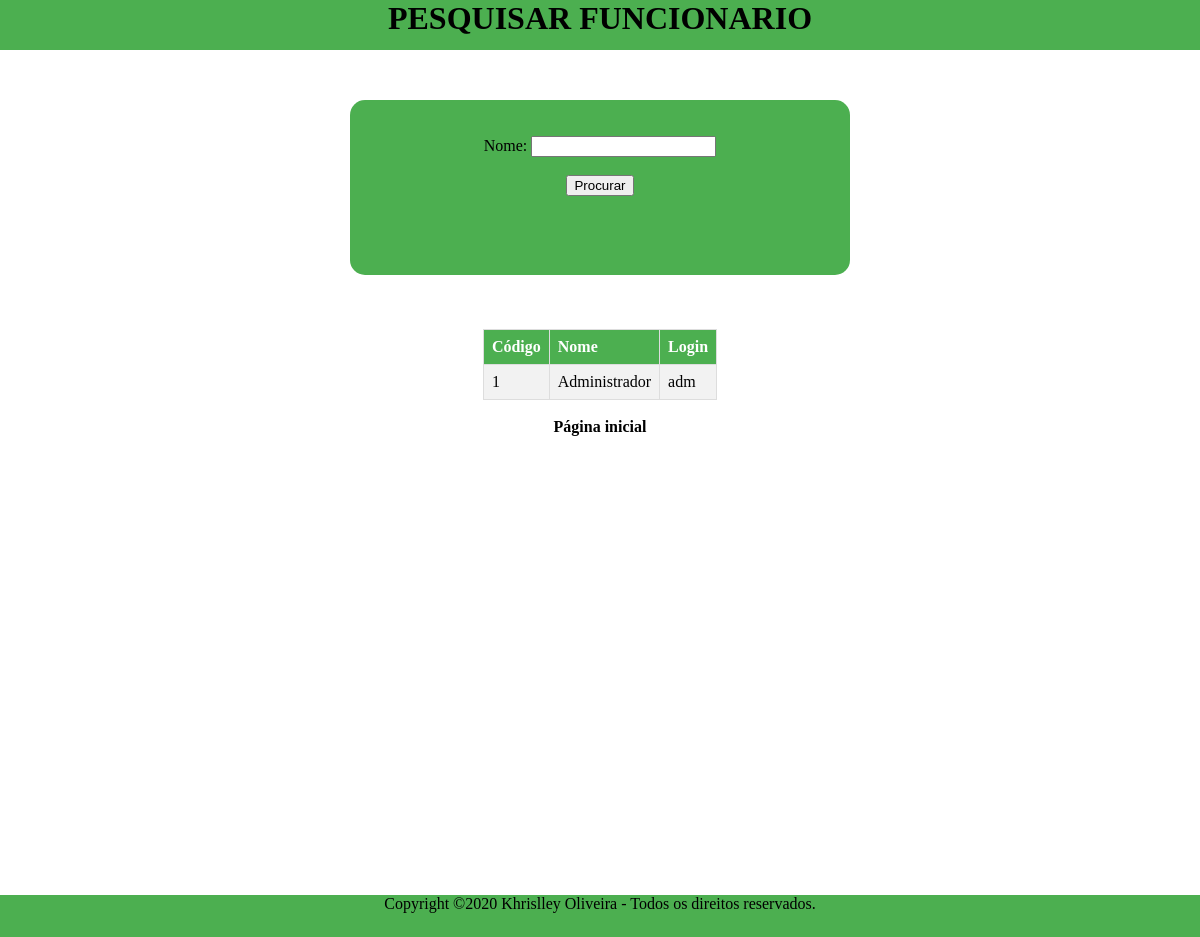
Screenshot of /procurarFuncionario.php?busca=Administrador (signed in) with the database file from the repository.
### tables this page shows
CREATE TABLE `funcionario` (
  `CODI_FUNC` int NOT NULL AUTO_INCREMENT,
  `NOME_FUNC` varchar(120) NOT NULL,
  `LOGIN_FUNC` varchar(50) NOT NULL,
  `SENHA_FUNC` varchar(120) NOT NULL,
  PRIMARY KEY (`CODI_FUNC`)
);

### procurarFuncionario.php (the view, shortened to what this page needs)
<?php
include_once("db.php");
?>
<html>
<head>
    <link rel="stylesheet" href="./style.css">
</head>
<body>
    <header>
        <h1>PESQUISAR FUNCIONARIO</h1>
    </header>
    <div class="conteudo">
        <div class="procurar"><br><br>
            <form action="procurarFuncionario.php">
                <label for="busca">Nome: </label>
                <input type="text" name="busca" id="busca"><br><br>
                <input type="submit" value="Procurar">
            </form>
        </div>
        <?php
        if (isset($_REQUEST["busca"])) {
            $busca = $_REQUEST["busca"];
            $queryPesquisa = $conexao->query("SELECT * FROM FUNCIONARIO F WHERE F.NOME_FUNC LIKE '%$busca%';");
        ?>
            <br><br><br>
            <table id="tabela" class="tabela">
                <tr>
                    <th> Código</th>
                    <th> Nome</th>
                    <th> Login</th>
                <?php
                while ($umFuncionario = $queryPesquisa->fetch_assoc()) {
                    echo "<tr><td>" . $umFuncionario["CODI_FUNC"] . '</td>';
                    echo "<td>" . $umFuncionario["NOME_FUNC"] . '</td>';
                    echo "<td>" . $umFuncionario["LOGIN_FUNC"] . '</td></tr>';
                }
            }
                ?>
            </table>
            <br>
            <a href="menu.php">Página inicial</a>
    </div>
    <footer id="footer" style="font-size: 16px">
        Copyright ©2020 Khrislley Oliveira - Todos os direitos reservados.
    </footer>
</body>
</html>

### style.css (style rules this page uses)
html { font-family: 'Baloo2'; }
body { font-family: 'Baloo2'; height: 800px; text-align: center; text-decoration: none; margin: 0px; }
header { height: 50px; background-color: #4CAF50; margin: 0px auto; position: relative; }
footer { height: 42px; width: auto; background-color: #4CAF50; margin: 0px; position: relative; }
a { text-decoration: none; color: black; font-weight: bold; }
.conteudo { height: 795px; }
.procurar { background-color: #4CAF50; height: 175px; width: 500px; margin: 0px auto; margin-top: 50px; position: relative; border-radius: 15px; }
.tabela { border-collapse: collapse; margin: 0px auto; position: relative; }
.tabela td, #tabela th { border: 1px solid #ddd; padding: 8px; }
.tabela tr:nth-child(even) { background-color: #f2f2f2; }
.tabela th { padding-top: 12px; padding-bottom: 12px; text-align: left; background-color: #4CAF50; color: white; }

### rows the page displays
funcionario: CODI_FUNC "1", NOME_FUNC "Administrador", LOGIN_FUNC "adm"
